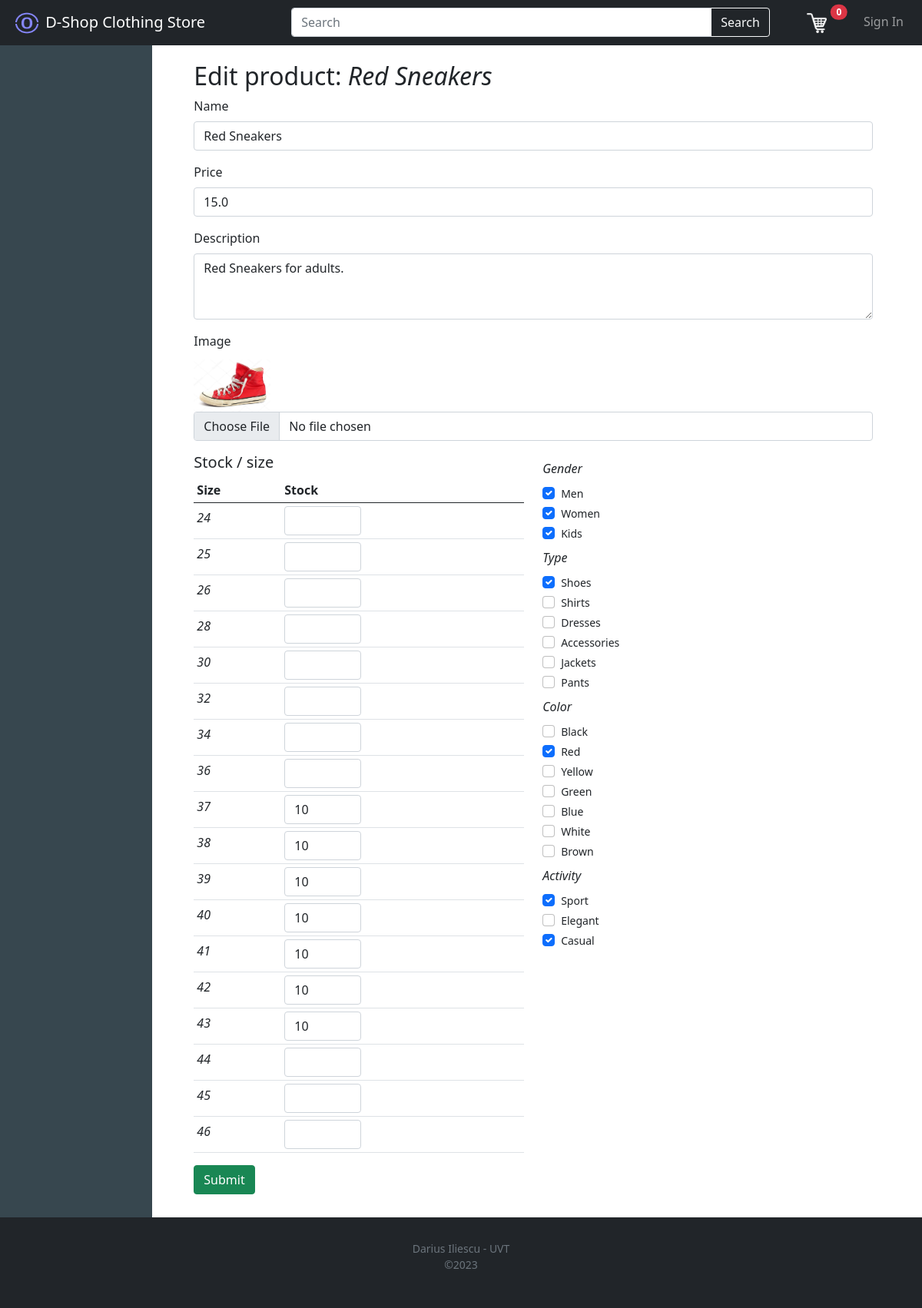
Page /edit?prodId=10 on the committed database.
### tables this page shows
CREATE TABLE "prods" (
	"prodId"	INTEGER,
	"name"	TEXT,
	"price"	REAL,
	"descr"	TEXT,
	"img"	TEXT,
	"stock"	INTEGER,
	"categId"	INTEGER,
	PRIMARY KEY("prodId"),
	FOREIGN KEY("categId") REFERENCES "categs"("categId")
);

CREATE TABLE size_values(
    idValue INTEGER not null PRIMARY key AUTOINCREMENT,
    idGroup INTEGER,
    name TEXT,
    FOREIGN key (idGroup) REFERENCES size_groups(idGroup)
);

CREATE TABLE size_stoc (
		prodId INTEGER,
        sizeId INTEGER,
        stock INTEGER,
        FOREIGN KEY(sizeId) REFERENCES size_values(idValue),
		FOREIGN KEY(prodId) REFERENCES prods(prodId),
        PRIMARY KEY (prodId, sizeId )
		);

CREATE TABLE filter 
(
    filterId INTEGER PRIMARY KEY,
    name text
);

CREATE TABLE "categs" (
	"categId"	INTEGER,
	"name"	TEXT, filterId INTEGER,
	PRIMARY KEY("categId")
);

### main.py (the view)
@app.route("/edit", methods=["GET"])
def edit():
    prodId = request.args.get("prodId")
    loggedIn, fName, itemsNo, userId, isAdmin = getLoginDetails()
    with sqlite3.connect('database.db') as cnn:
        crs = cnn.cursor()
        crs.execute('SELECT categId, name, filterId FROM categs')
        categoryData = crs.fetchall()
        crs.execute('select * from prods where prodId=?', (prodId,))
        prod = crs.fetchall()
        crs.execute('select catId from prodcat where prodId=?', (prodId,))
        cats = crs.fetchall()
        crs.execute('select filterId, name from filter')
        filters = crs.fetchall()
        crs.execute(''' select idValue, name, size_stoc.stock
                    from size_values
                    left join size_stoc
                        on (size_values.idValue = size_stoc.sizeId and size_stoc.prodId = ?)
                    where idGroup = (
                        select idGroup from size_cats where idCat in (
                            select catId from prodcat where prodId = ?
                        )
                    )''', (prodId, prodId))
        sizes = crs.fetchall()
        selectedCategories = []
        for cat in cats:
            selectedCategories.append(cat[0])
        fullCategoryData = []
        for cat in categoryData:
            if cat:
                selected = cat[0] in selectedCategories
                fullCategoryData.append ( ( cat[0],
                                            cat[1],
                                            selected,
                                            cat[2]) )
        return render_template('edit.html', prod=prod[0], categoryData=fullCategoryData, filters=filters, sizes=sizes, loggedIn=loggedIn, fName=fName, itemsNo=itemsNo, isAdmin=isAdmin)

### main.py (called while the page is built, shortened)
def getLoginDetails():
    isAdmin = False
    with sqlite3.connect('database.db') as cnn:
        crs = cnn.cursor()
        if 'email' not in session:
            loggedIn = False
            fName = ''
            itemsNo = 0
            userId = 0
    cnn.close()
    return (loggedIn, fName, itemsNo, userId, isAdmin)

### templates/edit.html (shortened to what this page needs)
{% extends "main.html" %}
{% block body %}
<h2>Edit product: <em>{{prod[1]}}</em></h2>
<form action="/saveItem" method="POST" enctype="multipart/form-data">
	<div class="mb-3">
		<label class="form-label">Name</label>
		<input class="form-control" type="text" name="name" value="{{prod[1]}}" />
	</div>
	<div class="mb-3">
		<label class="form-label">Price</label>
		<input class="form-control" type="text" name="price" value="{{prod[2]}}" />
	</div>
	<div class="mb-3">
		<label class="form-label">Description</label>
		<textarea class="form-control" name="descr" rows=3 cols="40">{{prod[3]}}</textarea>
	</div>
	<div class="mb-3">
		<label class="form-label">Image</label>
		<div class="form-text">
				<img width="100px" src={{url_for('static', filename='uploads/'+prod[4]) }}/>
		</div>
		<input class="form-control" type="file" name="img" />
	</div>
	<div class="row">
		<div class="col">
			<h5>Stock / size</h5>
			<div class="mb-3">
				<table class="table table-sm compact">
				<thead><th>Size</th><th>Stock</th></thead>
					<tbody>
						{% for s in sizes %}
						<tr>
							<td class="text-right align-middle"><label class="form-label"><em>{{s[1]}}</em></label></td>
							<td><input class="form-control" style="width: 100px; margin-right: auto;" size="5" type="number" name="size-{{s[0]}}" value="{% if s[2] %}{{s[2]}}{% endif %}" /></td>
						</tr>
						{% endfor %}
					</tbody>
				</table>
			</div>
		</div>
		<div class="col">
			<div class="mb-3">
				{% for f in filters %}
				<div class="mt-2 mb-1">
					<label class="form-label"><em>{{f[1]}}</em></label>
					{% for row in categoryData %}
						{% if row[3] == f[0] %}
							<div class="form-check">
								<input class="form-check-input form-check-sm" name="categ-{{row[0]}}" type="checkbox" {% if row[2] %}checked{% endif %} value="{{row[0]}}" />
								<label class="small">{{row[1]}}</label>
							</div>
						{% endif %}
					{% endfor %}
				</div>
				{% endfor %}
			</div>
		</div>
	</div>
	<input class="btn btn-success" type="submit" />
</form>
{% endblock %}

### rows in the picture
prods: name "Red Sneakers", price "15.0", descr "Red Sneakers for adults.", img (picture)
size_values: name "24"
size_values: name "25"
size_values: name "26"
size_values: name "28"
size_values: name "30"
size_values: name "32"
size_values: name "34"
size_values: name "36"
size_stoc: name "37", stock "10"
size_stoc: name "38", stock "10"
size_stoc: name "39", stock "10"
size_stoc: name "40", stock "10"
size_stoc: name "41", stock "10"
size_stoc: name "42", stock "10"
size_stoc: name "43", stock "10"
size_values: name "44"
size_values: name "45"
size_values: name "46"
filter: name "Gender"
categs: filterId "☑", name "Men"
categs: filterId "☑", name "Women"
categs: filterId "☑", name "Kids"
filter: name "Type"
categs: name "Shoes"
categs: name "Shirts"
categs: name "Dresses"
categs: name "Accessories"
categs: name "Jackets"
categs: name "Pants"
filter: name "Color"
categs: name "Black"
categs: name "Red"
categs: name "Yellow"
categs: name "Green"
categs: name "Blue"
categs: name "White"
categs: name "Brown"
filter: name "Activity"
categs: name "Sport"
categs: name "Elegant"
categs: name "Casual"

### other values in the picture
{{ itemsNo }} "0"
